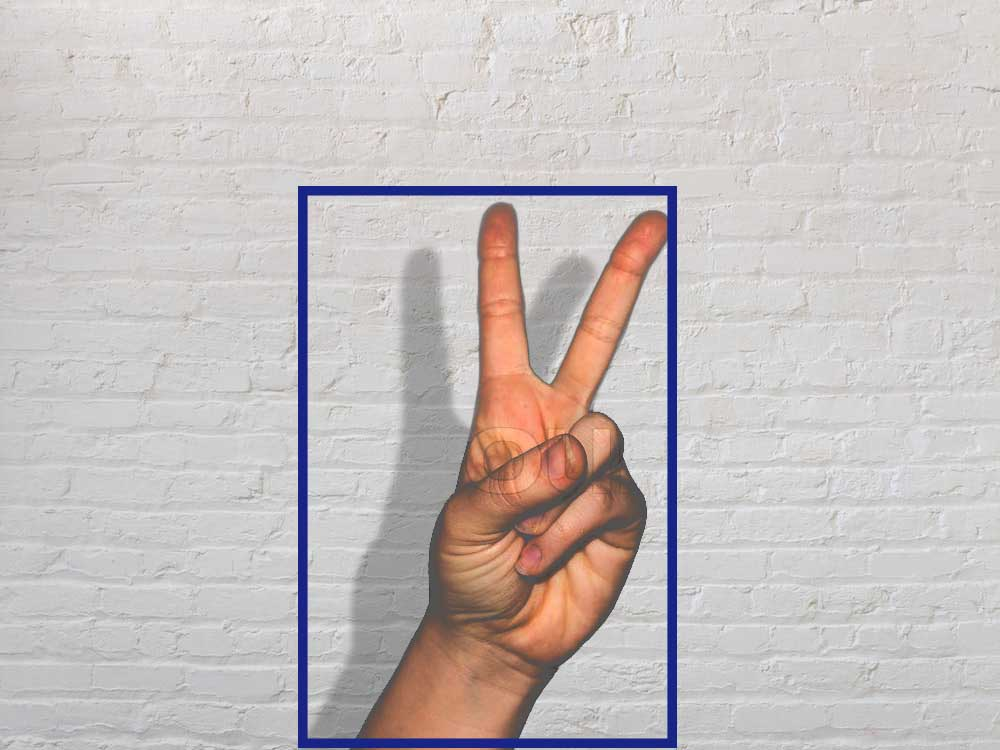
#> input picture ss2.jpg, 1000 x 750 px, given in place of the camera
$ python motion.py
#> lines starting #> are read from the running program, lines starting #| are printed output that depends on the picture
import cv2
from datetime import datetime as dt
import pandas
import time

video=cv2.VideoCapture(0)
status_list=[None,None]
times=[]
df=pandas.DataFrame(columns=["Start","End"])

first_frame=None

video.read()
time.sleep(3.0)

while True:
    check,frame=video.read()
#> frame is the input picture: shape (750, 1000, 3); mean B, G, R 190.4, 191.5, 198.7
    status=0

    gray=cv2.cvtColor(frame,cv2.COLOR_BGR2GRAY)
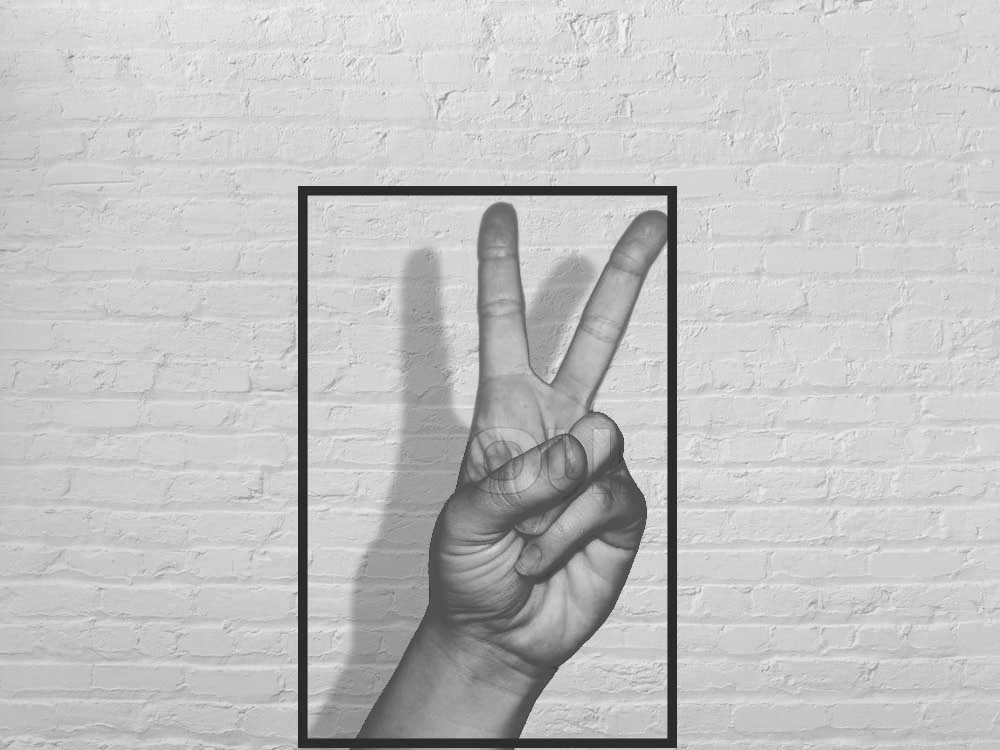
#> gray: shape (750, 1000); min 30, max 249, mean 193.5
    gray=cv2.GaussianBlur(gray,(21,21),0)
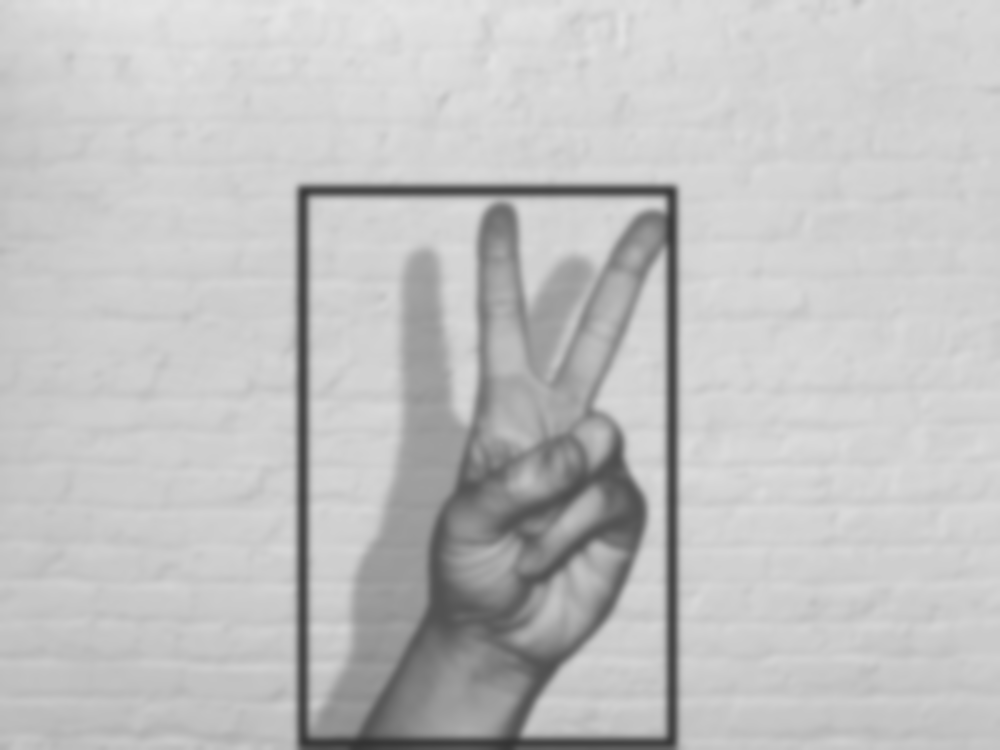
#> gray: shape (750, 1000); min 51, max 230, mean 193.5

    if first_frame is None:
        first_frame=gray
        continue

    delta_frame=cv2.absdiff(first_frame,gray)

    threshold_frame=cv2.threshold(delta_frame,30,255,cv2.THRESH_BINARY)[1]
    threshold_frame=cv2.dilate(threshold_frame,None,iterations=2)

    (conts,_)=cv2.findContours(threshold_frame.copy(),cv2.RETR_EXTERNAL,cv2.CHAIN_APPROX_SIMPLE)

    for i in conts:
        if cv2.contourArea(i)<10000:
            continue
        status=1

        (x,y,h,w)=cv2.boundingRect(i)
        cv2.rectangle(frame,(x,y),(x+h,y+w),(255,0,0),3)
    status_list.append(status)
    status_list=status_list[-2:]

    if status_list[-1]==1 and status_list[-2]==0:
        times.append(dt.now())
    if status_list[-1]==0 and status_list[-2]==1:
        times.append(dt.now())

    cv2.imshow("color",frame)

    key=cv2.waitKey(1)

    if key==ord('q'):
        if status==1:
            times.append(dt.now())
        break

for i in range(0,len(times),2):
    df=df.append({"Start":times[i],"End":times[i+1]},ignore_index=True)
#> this loop made 0 passes

df.to_csv('times.csv')

video.release()
cv2.destroyAllWindows
